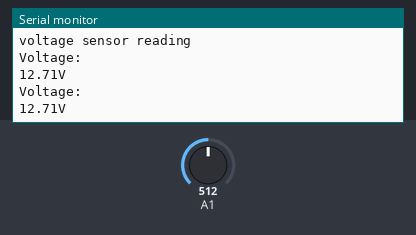
The sketch below on a simulated Arduino Uno, built with avr-gcc and run on an emulated ATmega328P. Shown: the last lines printed to the serial monitor. The inputs (shaded band) are chosen by the test bench; at power-on: A1 = 512.

Above: at 1.6 s.
1.7 s: A1 set to 716
At 3.0 s:
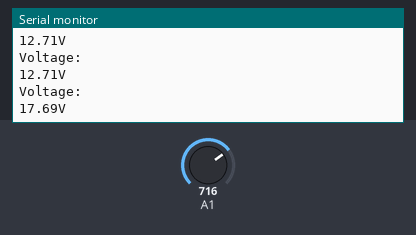
3.2 s: A1 set to 900
At 3.9 s:
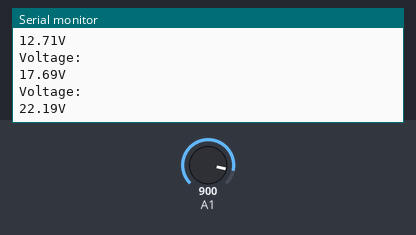
Timing chart, 0 to 6.2 s (numbered marks = the images above; inputs shaded):
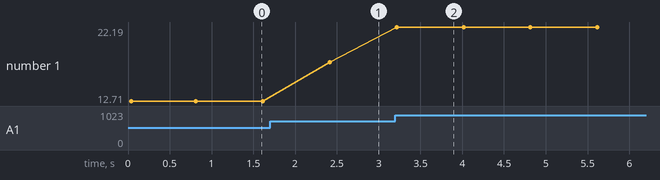

The sketch:

voltage.ino
```cpp
int offset =20;// set the correction offset value


void setup() {

    Serial.begin(9600);
    Serial.println("voltage sensor reading");
}

void loop() {

  int volt = analogRead(A1);// read the input
  double voltagenn = map(volt,0,1023, 0, 2500) + offset;// voltage map 0-1023 to 0-2500 and add correction offset

  voltagenn /=100;// divide by 100 to get the decimal values
  Serial.println("Voltage: ");
  Serial.print(voltagenn);//print the voltge reading
  Serial.println("V");
 delay(800);
}
```

Measured:
- after the input at 1.7 s, the serial monitor: prints a new line after 0.71 s (image 1)
- after the input at 3.2 s, the serial monitor: prints a new line at once (image 2)
- plotted number 1: 12.71 → 17.69 after the input at 1.7 s, 17.69 → 22.19 after the input at 3.2 s
